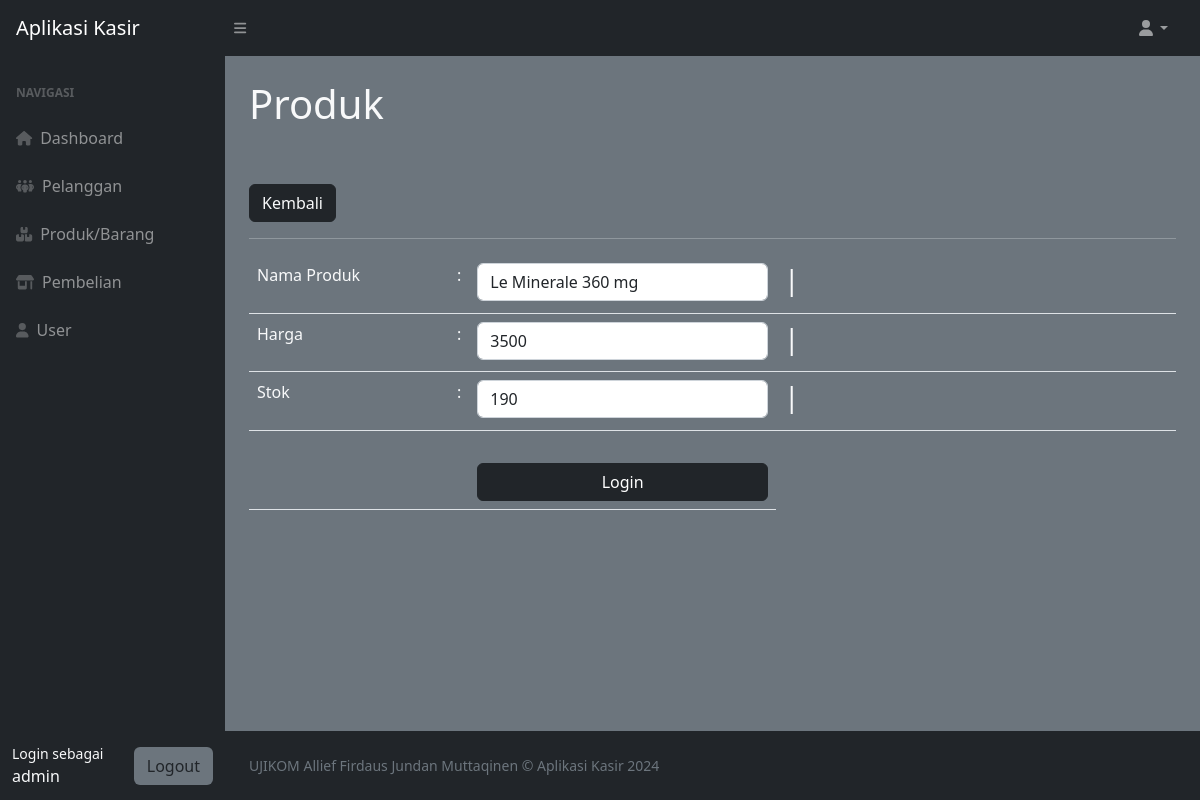
/index.php?page=produk_ubah&&id=7 (signed in), run on the app's committed database.
### tables this page shows
CREATE TABLE `produk` (
  `id_produk` int(11) NOT NULL,
  `nama_produk` varchar(255) DEFAULT NULL,
  `harga` int(10) DEFAULT NULL,
  `stok` int(11) DEFAULT NULL
);

### produk_ubah.php (the view, shortened to what this page needs)
<?php
$id = $_GET['id'];
$query = mysqli_query($koneksi, "SELECT * FROM produk WHERE id_produk=$id");
$data = mysqli_fetch_array($query);
?>
<div class="container-fluid px-4">
    <h1 class="mt-4">Produk</h1>
    <br>
    <br>
    <a href="?page=produk" class="btn btn-dark text-light">Kembali</a>
    <hr>
    <form method="post">
        <table class="table table-border text-light">
            <tr>
                <td width="200">Nama Produk</td>
                <td width="1">:</td>
                <td><input class="form-control" value="<?php echo $data['nama_produk']; ?>" type="text"
                        name="nama_produk"></td>
                <td width="400">
                    <h3>|</h3>
                </td>
            </tr>
            <tr>
                <td width="200">Harga</td>
                <td width="10">:</td>
                <td><input class="form-control" value="<?php echo $data['harga']; ?>" type="number" name="harga"></td>
                <td width="400">
                    <h3>|</h3>
                </td>
            </tr>
            <tr>
                <td>Stok</td>
                <td>:</td>
                <td><input class="form-control" type="number" step="0" value="<?php echo $data['stok']; ?>" name="stok">
                </td>
                <td width="400">
                    <h3>|</h3>
                </td>
            </tr>
            <tr>
                <td></td>
                <td></td>
                <td>
                    <div class="d-flex align-items-center justify-content-between mt-4 mb-0">
                        <button type="submit" class="btn btn-dark w-100">Login</a>
                    </div>
                </td>
            </tr>
        </table>
    </form>
</div>

### data on the page
produk: nama_produk "Le Minerale 360 mg", harga "3500", stok "190"

### other printed values
$_SESSION['user']['nama'] "admin"
